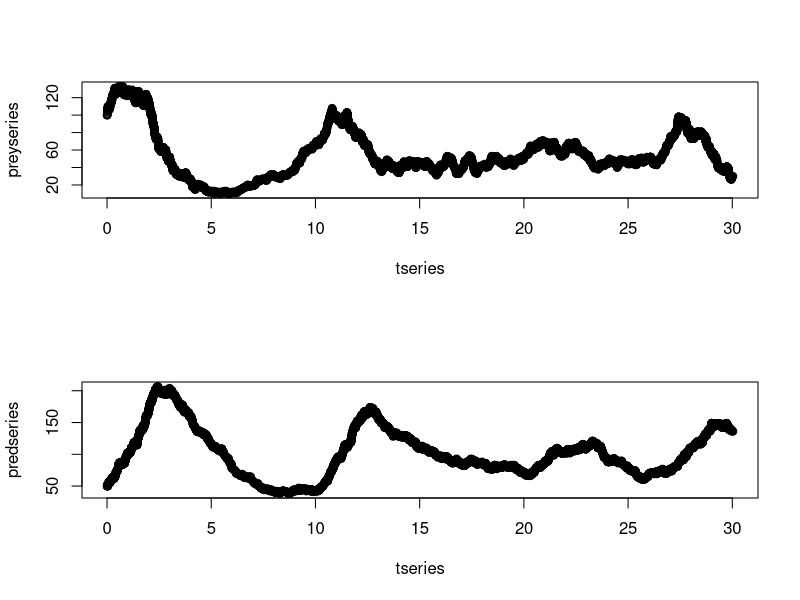

The R source for this figure:
prey=100
pred=50
a=1
b=0.01
c=0.5
d=0.01
T=30
t=0
tseries=c(t)
preyseries=c(prey)
predseries=c(pred)
while(t<T){
  if(prey==0){
    cat("all the preys died lol")
    break
  }
  if(pred==0){
    cat("all the preds died lol")
    break
  }
  dt=rexp(1,rate=a*prey+b*prey*pred+c*pred+d*prey*pred)
  action=sample(c("preyborn","preydeath","preddeath","predborn"),1,prob=c(a*prey,b*prey*pred,c*pred,d*prey*pred))
  if(action=="preyborn"){
    prey=prey+1
  }
  if(action=="preydeath"){
    prey=prey-1
  }
  if(action=="preddeath"){
    pred=pred-1
  }
  if(action=="predborn"){
    pred=pred+1
  }
  t=t+dt
  tseries=c(tseries,t)
  preyseries=c(preyseries,prey)
  predseries=c(predseries,pred)
}
par(mfrow=c(2,1))
plot(tseries,preyseries)
plot(tseries,predseries)